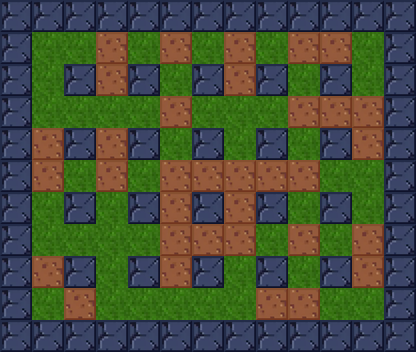

This is a level from a 2D game, rendered from its Tiled map with the project's own tilesets. A one-line summary and the complete map file follow:
An orthogonal 13x11 tile map with 32x32 px tiles, 2 tile layers (base, piedras).

<map version="1.0" orientation="orthogonal" renderorder="right-down" width="13" height="11" tilewidth="32" tileheight="32" nextobjectid="1">
 <properties>
  <property name="nombre" value="Nivel 1" />
 </properties>
 <tileset firstgid="1" name="tile" tilewidth="32" tileheight="32" tilecount="3">
  <image source="../tilebase.png" width="96" height="32" />
  <terraintypes>
   <terrain name="New Terrain" tile="-1" />
  </terraintypes>
 </tileset>
 <layer name="base" width="13" height="11">
  <data>
   <tile gid="1" />
   <tile gid="1" />
   <tile gid="1" />
   <tile gid="1" />
   <tile gid="1" />
   <tile gid="1" />
   <tile gid="1" />
   <tile gid="1" />
   <tile gid="1" />
   <tile gid="1" />
   <tile gid="1" />
   <tile gid="1" />
   <tile gid="1" />
   <tile gid="1" />
   <tile gid="2" />
   <tile gid="2" />
   <tile gid="2" />
   <tile gid="2" />
   <tile gid="2" />
   <tile gid="2" />
   <tile gid="2" />
   <tile gid="2" />
   <tile gid="2" />
   <tile gid="2" />
   <tile gid="2" />
   <tile gid="1" />
   <tile gid="1" />
   <tile gid="2" />
   <tile gid="1" />
   <tile gid="2" />
   <tile gid="1" />
   <tile gid="2" />
   <tile gid="1" />
   <tile gid="2" />
   <tile gid="1" />
   <tile gid="2" />
   <tile gid="1" />
   <tile gid="2" />
   <tile gid="1" />
   <tile gid="1" />
   <tile gid="2" />
   <tile gid="2" />
   <tile gid="2" />
   <tile gid="2" />
   <tile gid="2" />
   <tile gid="2" />
   <tile gid="2" />
   <tile gid="2" />
   <tile gid="2" />
   <tile gid="2" />
   <tile gid="2" />
   <tile gid="1" />
   <tile gid="1" />
   <tile gid="2" />
   <tile gid="1" />
   <tile gid="2" />
   <tile gid="1" />
   <tile gid="2" />
   <tile gid="1" />
   <tile gid="2" />
   <tile gid="1" />
   <tile gid="2" />
   <tile gid="1" />
   <tile gid="2" />
   <tile gid="1" />
   <tile gid="1" />
   <tile gid="2" />
   <tile gid="2" />
   <tile gid="2" />
   <tile gid="2" />
   <tile gid="2" />
   <tile gid="2" />
   <tile gid="2" />
   <tile gid="2" />
   <tile gid="2" />
   <tile gid="2" />
   <tile gid="2" />
   <tile gid="1" />
   <tile gid="1" />
   <tile gid="2" />
   <tile gid="1" />
   <tile gid="2" />
   <tile gid="1" />
   <tile gid="2" />
   <tile gid="1" />
   <tile gid="2" />
   <tile gid="1" />
   <tile gid="2" />
   <tile gid="1" />
   <tile gid="2" />
   <tile gid="1" />
   <tile gid="1" />
   <tile gid="2" />
   <tile gid="2" />
   <tile gid="2" />
   <tile gid="2" />
   <tile gid="2" />
   <tile gid="2" />
   <tile gid="2" />
   <tile gid="2" />
   <tile gid="2" />
   <tile gid="2" />
   <tile gid="2" />
   <tile gid="1" />
   <tile gid="1" />
   <tile gid="2" />
   <tile gid="1" />
   <tile gid="2" />
   <tile gid="1" />
   <tile gid="2" />
   <tile gid="1" />
   <tile gid="2" />
   <tile gid="1" />
   <tile gid="2" />
   <tile gid="1" />
   <tile gid="2" />
   <tile gid="1" />
   <tile gid="1" />
   <tile gid="2" />
   <tile gid="2" />
   <tile gid="2" />
   <tile gid="2" />
   <tile gid="2" />
   <tile gid="2" />
   <tile gid="2" />
   <tile gid="2" />
   <tile gid="2" />
   <tile gid="2" />
   <tile gid="2" />
   <tile gid="1" />
   <tile gid="1" />
   <tile gid="1" />
   <tile gid="1" />
   <tile gid="1" />
   <tile gid="1" />
   <tile gid="1" />
   <tile gid="1" />
   <tile gid="1" />
   <tile gid="1" />
   <tile gid="1" />
   <tile gid="1" />
   <tile gid="1" />
   <tile gid="1" />
  </data>
 </layer>
 <layer name="piedras" width="13" height="11">
  <data>
   <tile gid="0" />
   <tile gid="0" />
   <tile gid="0" />
   <tile gid="0" />
   <tile gid="0" />
   <tile gid="0" />
   <tile gid="0" />
   <tile gid="0" />
   <tile gid="0" />
   <tile gid="0" />
   <tile gid="0" />
   <tile gid="0" />
   <tile gid="0" />
   <tile gid="0" />
   <tile gid="0" />
   <tile gid="0" />
   <tile gid="3" />
   <tile gid="0" />
   <tile gid="3" />
   <tile gid="0" />
   <tile gid="3" />
   <tile gid="0" />
   <tile gid="3" />
   <tile gid="3" />
   <tile gid="0" />
   <tile gid="0" />
   <tile gid="0" />
   <tile gid="0" />
   <tile gid="0" />
   <tile gid="3" />
   <tile gid="0" />
   <tile gid="0" />
   <tile gid="0" />
   <tile gid="3" />
   <tile gid="0" />
   <tile gid="0" />
   <tile gid="0" />
   <tile gid="0" />
   <tile gid="0" />
   <tile gid="0" />
   <tile gid="0" />
   <tile gid="0" />
   <tile gid="0" />
   <tile gid="0" />
   <tile gid="3" />
   <tile gid="0" />
   <tile gid="0" />
   <tile gid="0" />
   <tile gid="3" />
   <tile gid="3" />
   <tile gid="3" />
   <tile gid="0" />
   <tile gid="0" />
   <tile gid="3" />
   <tile gid="0" />
   <tile gid="3" />
   <tile gid="0" />
   <tile gid="0" />
   <tile gid="0" />
   <tile gid="0" />
   <tile gid="0" />
   <tile gid="0" />
   <tile gid="0" />
   <tile gid="3" />
   <tile gid="0" />
   <tile gid="0" />
   <tile gid="3" />
   <tile gid="0" />
   <tile gid="3" />
   <tile gid="0" />
   <tile gid="3" />
   <tile gid="3" />
   <tile gid="3" />
   <tile gid="3" />
   <tile gid="3" />
   <tile gid="0" />
   <tile gid="0" />
   <tile gid="0" />
   <tile gid="0" />
   <tile gid="0" />
   <tile gid="0" />
   <tile gid="0" />
   <tile gid="0" />
   <tile gid="3" />
   <tile gid="0" />
   <tile gid="3" />
   <tile gid="0" />
   <tile gid="0" />
   <tile gid="0" />
   <tile gid="0" />
   <tile gid="0" />
   <tile gid="0" />
   <tile gid="0" />
   <tile gid="0" />
   <tile gid="0" />
   <tile gid="0" />
   <tile gid="3" />
   <tile gid="3" />
   <tile gid="3" />
   <tile gid="0" />
   <tile gid="3" />
   <tile gid="0" />
   <tile gid="3" />
   <tile gid="0" />
   <tile gid="0" />
   <tile gid="3" />
   <tile gid="0" />
   <tile gid="0" />
   <tile gid="0" />
   <tile gid="3" />
   <tile gid="0" />
   <tile gid="0" />
   <tile gid="0" />
   <tile gid="0" />
   <tile gid="0" />
   <tile gid="3" />
   <tile gid="0" />
   <tile gid="0" />
   <tile gid="0" />
   <tile gid="3" />
   <tile gid="0" />
   <tile gid="0" />
   <tile gid="0" />
   <tile gid="0" />
   <tile gid="0" />
   <tile gid="3" />
   <tile gid="3" />
   <tile gid="0" />
   <tile gid="0" />
   <tile gid="0" />
   <tile gid="0" />
   <tile gid="0" />
   <tile gid="0" />
   <tile gid="0" />
   <tile gid="0" />
   <tile gid="0" />
   <tile gid="0" />
   <tile gid="0" />
   <tile gid="0" />
   <tile gid="0" />
   <tile gid="0" />
   <tile gid="0" />
   <tile gid="0" />
  </data>
 </layer>
</map>
